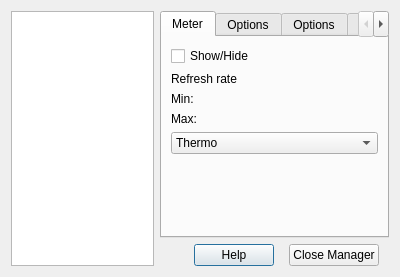
<ui version="4.0" >
 <class>QRL_MetersManager</class>
 <widget class="QDialog" name="QRL_MetersManager" >
  <property name="geometry" >
   <rect>
    <x>0</x>
    <y>0</y>
    <width>400</width>
    <height>277</height>
   </rect>
  </property>
  <property name="minimumSize" >
   <size>
    <width>400</width>
    <height>277</height>
   </size>
  </property>
  <property name="maximumSize" >
   <size>
    <width>400</width>
    <height>277</height>
   </size>
  </property>
  <property name="windowTitle" >
   <string>Meters Manager</string>
  </property>
  <property name="windowIcon" >
   <iconset resource="qrtailab.qrc" >
    <normaloff>:/icons/meter_icon.xpm</normaloff>:/icons/meter_icon.xpm</iconset>
  </property>
  <layout class="QGridLayout" >
   <item row="1" column="1" >
    <layout class="QHBoxLayout" >
     <item>
      <spacer>
       <property name="orientation" >
        <enum>Qt::Horizontal</enum>
       </property>
       <property name="sizeHint" stdset="0" >
        <size>
         <width>40</width>
         <height>20</height>
        </size>
       </property>
      </spacer>
     </item>
     <item>
      <widget class="QPushButton" name="helpButton" >
       <property name="text" >
        <string>Help</string>
       </property>
      </widget>
     </item>
     <item>
      <spacer>
       <property name="orientation" >
        <enum>Qt::Horizontal</enum>
       </property>
       <property name="sizeHint" stdset="0" >
        <size>
         <width>16</width>
         <height>20</height>
        </size>
       </property>
      </spacer>
     </item>
     <item>
      <widget class="QPushButton" name="closeButton" >
       <property name="text" >
        <string>Close Manager</string>
       </property>
      </widget>
     </item>
     <item>
      <spacer>
       <property name="orientation" >
        <enum>Qt::Horizontal</enum>
       </property>
       <property name="sizeHint" stdset="0" >
        <size>
         <width>16</width>
         <height>20</height>
        </size>
       </property>
      </spacer>
     </item>
    </layout>
   </item>
   <item rowspan="2" row="0" column="0" >
    <widget class="QListWidget" name="meterListWidget" >
     <property name="baseSize" >
      <size>
       <width>100</width>
       <height>0</height>
      </size>
     </property>
    </widget>
   </item>
   <item row="0" column="1" >
    <widget class="QTabWidget" name="tabWidget" >
     <property name="currentIndex" >
      <number>0</number>
     </property>
     <widget class="QWidget" name="tab" >
      <attribute name="title" >
       <string>Meter</string>
      </attribute>
      <layout class="QGridLayout" >
       <item row="0" column="0" colspan="3" >
        <widget class="QCheckBox" name="showCheckBox" >
         <property name="text" >
          <string>Show/Hide</string>
         </property>
        </widget>
       </item>
       <item row="1" column="0" colspan="2" >
        <widget class="QLabel" name="frameLabel" >
         <property name="text" >
          <string>Refresh rate</string>
         </property>
        </widget>
       </item>
       <item row="1" column="2" >
        <widget class="QwtCounter" name="rrCounter" >
         <property name="enabled" >
          <bool>false</bool>
         </property>
         <property name="numButtons" >
          <number>1</number>
         </property>
         <property name="basicstep" stdset="0" >
          <double>0.100000000000000</double>
         </property>
         <property name="minValue" >
          <double>0.100000000000000</double>
         </property>
         <property name="maxValue" >
          <double>50.000000000000000</double>
         </property>
         <property name="value" >
          <double>20.000000000000000</double>
         </property>
        </widget>
       </item>
       <item row="2" column="0" >
        <widget class="QLabel" name="minLabel" >
         <property name="text" >
          <string>Min:</string>
         </property>
        </widget>
       </item>
       <item row="2" column="1" colspan="2" >
        <widget class="QwtCounter" name="minCounter" >
         <property name="numButtons" >
          <number>0</number>
         </property>
         <property name="basicstep" stdset="0" >
          <double>0.500000000000000</double>
         </property>
         <property name="minValue" >
          <double>-2147483647.000000000000000</double>
         </property>
         <property name="maxValue" >
          <double>2147483647.000000000000000</double>
         </property>
         <property name="stepButton1" >
          <number>10</number>
         </property>
         <property name="stepButton2" >
          <number>100</number>
         </property>
         <property name="stepButton3" >
          <number>1000</number>
         </property>
         <property name="value" >
          <double>-1.000000000000000</double>
         </property>
        </widget>
       </item>
       <item row="3" column="0" >
        <widget class="QLabel" name="maxLabel" >
         <property name="text" >
          <string>Max:</string>
         </property>
        </widget>
       </item>
       <item row="3" column="1" colspan="2" >
        <widget class="QwtCounter" name="maxCounter" >
         <property name="numButtons" >
          <number>0</number>
         </property>
         <property name="basicstep" stdset="0" >
          <double>0.500000000000000</double>
         </property>
         <property name="minValue" >
          <double>-2147483647.000000000000000</double>
         </property>
         <property name="maxValue" >
          <double>2147483647.000000000000000</double>
         </property>
         <property name="stepButton1" >
          <number>10</number>
         </property>
         <property name="stepButton2" >
          <number>100</number>
         </property>
         <property name="stepButton3" >
          <number>1000</number>
         </property>
         <property name="value" >
          <double>1.000000000000000</double>
         </property>
        </widget>
       </item>
       <item row="4" column="0" colspan="3" >
        <widget class="QComboBox" name="meterComboBox" >
         <item>
          <property name="text" >
           <string>Thermo</string>
          </property>
         </item>
         <item>
          <property name="text" >
           <string>Dial</string>
          </property>
         </item>
         <item>
          <property name="text" >
           <string>LCD</string>
          </property>
         </item>
        </widget>
       </item>
       <item row="5" column="0" colspan="3" >
        <spacer>
         <property name="orientation" >
          <enum>Qt::Vertical</enum>
         </property>
         <property name="sizeHint" stdset="0" >
          <size>
           <width>207</width>
           <height>21</height>
          </size>
         </property>
        </spacer>
       </item>
      </layout>
     </widget>
     <widget class="QWidget" name="ThermoOptions" >
      <attribute name="title" >
       <string>Options</string>
      </attribute>
      <widget class="QPushButton" name="thermoColor1PushButton" >
       <property name="geometry" >
        <rect>
         <x>10</x>
         <y>50</y>
         <width>83</width>
         <height>27</height>
        </rect>
       </property>
       <property name="text" >
        <string>BarColor</string>
       </property>
      </widget>
      <widget class="QComboBox" name="directionComboBox" >
       <property name="enabled" >
        <bool>false</bool>
       </property>
       <property name="geometry" >
        <rect>
         <x>10</x>
         <y>20</y>
         <width>72</width>
         <height>22</height>
        </rect>
       </property>
       <item>
        <property name="text" >
         <string>vertical</string>
        </property>
       </item>
       <item>
        <property name="text" >
         <string>horizontal</string>
        </property>
       </item>
      </widget>
      <widget class="QLabel" name="label" >
       <property name="geometry" >
        <rect>
         <x>20</x>
         <y>90</y>
         <width>57</width>
         <height>18</height>
        </rect>
       </property>
       <property name="text" >
        <string>pipeWith</string>
       </property>
      </widget>
      <widget class="QwtCounter" name="pipeWithCounter" >
       <property name="geometry" >
        <rect>
         <x>100</x>
         <y>90</y>
         <width>74</width>
         <height>23</height>
        </rect>
       </property>
       <property name="numButtons" >
        <number>0</number>
       </property>
       <property name="basicstep" stdset="0" >
        <double>1.000000000000000</double>
       </property>
       <property name="minValue" >
        <double>1.000000000000000</double>
       </property>
       <property name="maxValue" >
        <double>1000.000000000000000</double>
       </property>
       <property name="value" >
        <double>14.000000000000000</double>
       </property>
      </widget>
      <widget class="QPushButton" name="thermoColor2PushButton" >
       <property name="enabled" >
        <bool>true</bool>
       </property>
       <property name="geometry" >
        <rect>
         <x>100</x>
         <y>50</y>
         <width>83</width>
         <height>27</height>
        </rect>
       </property>
       <property name="text" >
        <string>BarColor</string>
       </property>
      </widget>
      <widget class="QComboBox" name="colorComboBox" >
       <property name="geometry" >
        <rect>
         <x>90</x>
         <y>20</y>
         <width>121</width>
         <height>22</height>
        </rect>
       </property>
       <item>
        <property name="text" >
         <string>LinearGradient</string>
        </property>
       </item>
       <item>
        <property name="text" >
         <string>Color</string>
        </property>
       </item>
      </widget>
      <widget class="QCheckBox" name="alarmCheckBox" >
       <property name="geometry" >
        <rect>
         <x>20</x>
         <y>120</y>
         <width>83</width>
         <height>22</height>
        </rect>
       </property>
       <property name="text" >
        <string>alarm</string>
       </property>
      </widget>
      <widget class="QwtCounter" name="alarmLevelCounter" >
       <property name="enabled" >
        <bool>true</bool>
       </property>
       <property name="geometry" >
        <rect>
         <x>140</x>
         <y>120</y>
         <width>74</width>
         <height>23</height>
        </rect>
       </property>
       <property name="numButtons" >
        <number>0</number>
       </property>
       <property name="basicstep" stdset="0" >
        <double>0.001000000000000</double>
       </property>
       <property name="minValue" >
        <double>-1000000.000000000000000</double>
       </property>
       <property name="maxValue" >
        <double>1000000.000000000000000</double>
       </property>
       <property name="value" >
        <double>1.000000000000000</double>
       </property>
      </widget>
      <widget class="QLabel" name="label_3" >
       <property name="geometry" >
        <rect>
         <x>90</x>
         <y>120</y>
         <width>31</width>
         <height>18</height>
        </rect>
       </property>
       <property name="text" >
        <string>level</string>
       </property>
      </widget>
      <widget class="QPushButton" name="alarmThermoColor1PushButton" >
       <property name="enabled" >
        <bool>true</bool>
       </property>
       <property name="geometry" >
        <rect>
         <x>10</x>
         <y>150</y>
         <width>83</width>
         <height>27</height>
        </rect>
       </property>
       <property name="text" >
        <string>BarColor</string>
       </property>
      </widget>
      <widget class="QPushButton" name="alarmThermoColor2PushButton" >
       <property name="enabled" >
        <bool>true</bool>
       </property>
       <property name="geometry" >
        <rect>
         <x>120</x>
         <y>150</y>
         <width>83</width>
         <height>27</height>
        </rect>
       </property>
       <property name="text" >
        <string>BarColor</string>
       </property>
      </widget>
     </widget>
     <widget class="QWidget" name="DialOptions" >
      <attribute name="title" >
       <string>Options</string>
      </attribute>
      <widget class="QPushButton" name="dialColorPushButton" >
       <property name="geometry" >
        <rect>
         <x>60</x>
         <y>50</y>
         <width>111</width>
         <height>27</height>
        </rect>
       </property>
       <property name="text" >
        <string>needle color</string>
       </property>
      </widget>
     </widget>
     <widget class="QWidget" name="LcdOptions" >
      <attribute name="title" >
       <string>Options</string>
      </attribute>
      <widget class="QPushButton" name="fontPushButton" >
       <property name="geometry" >
        <rect>
         <x>50</x>
         <y>100</y>
         <width>111</width>
         <height>31</height>
        </rect>
       </property>
       <property name="text" >
        <string>Change Fonts</string>
       </property>
      </widget>
      <widget class="QComboBox" name="formatComboBox" >
       <property name="geometry" >
        <rect>
         <x>10</x>
         <y>10</y>
         <width>191</width>
         <height>29</height>
        </rect>
       </property>
       <property name="currentIndex" >
        <number>1</number>
       </property>
       <item>
        <property name="text" >
         <string> e - exp. format</string>
        </property>
       </item>
       <item>
        <property name="text" >
         <string>f - fixed format</string>
        </property>
       </item>
       <item>
        <property name="text" >
         <string>g - mixed format</string>
        </property>
       </item>
      </widget>
      <widget class="QLabel" name="label_4" >
       <property name="geometry" >
        <rect>
         <x>10</x>
         <y>60</y>
         <width>69</width>
         <height>20</height>
        </rect>
       </property>
       <property name="text" >
        <string>Precision:</string>
       </property>
      </widget>
      <widget class="QwtCounter" name="precisionCounter" >
       <property name="geometry" >
        <rect>
         <x>90</x>
         <y>50</y>
         <width>84</width>
         <height>30</height>
        </rect>
       </property>
       <property name="numButtons" >
        <number>0</number>
       </property>
       <property name="basicstep" stdset="0" >
        <double>1.000000000000000</double>
       </property>
       <property name="minValue" >
        <double>-1.000000000000000</double>
       </property>
       <property name="maxValue" >
        <double>100.000000000000000</double>
       </property>
       <property name="value" >
        <double>4.000000000000000</double>
       </property>
      </widget>
     </widget>
    </widget>
   </item>
  </layout>
 </widget>
 <customwidgets>
  <customwidget>
   <class>QwtCounter</class>
   <extends>QWidget</extends>
   <header>qwt_counter.h</header>
  </customwidget>
 </customwidgets>
 <tabstops>
  <tabstop>meterListWidget</tabstop>
  <tabstop>tabWidget</tabstop>
  <tabstop>pipeWithCounter</tabstop>
  <tabstop>alarmLevelCounter</tabstop>
  <tabstop>colorComboBox</tabstop>
  <tabstop>thermoColor1PushButton</tabstop>
  <tabstop>thermoColor2PushButton</tabstop>
  <tabstop>alarmThermoColor1PushButton</tabstop>
  <tabstop>alarmThermoColor2PushButton</tabstop>
  <tabstop>directionComboBox</tabstop>
  <tabstop>closeButton</tabstop>
  <tabstop>alarmCheckBox</tabstop>
  <tabstop>helpButton</tabstop>
  <tabstop>minCounter</tabstop>
  <tabstop>showCheckBox</tabstop>
  <tabstop>rrCounter</tabstop>
  <tabstop>maxCounter</tabstop>
  <tabstop>meterComboBox</tabstop>
 </tabstops>
 <resources>
  <include location="qrtailab.qrc" />
 </resources>
 <connections>
  <connection>
   <sender>closeButton</sender>
   <signal>clicked()</signal>
   <receiver>QRL_MetersManager</receiver>
   <slot>hide()</slot>
   <hints>
    <hint type="sourcelabel" >
     <x>326</x>
     <y>262</y>
    </hint>
    <hint type="destinationlabel" >
     <x>380</x>
     <y>250</y>
    </hint>
   </hints>
  </connection>
 </connections>
</ui>
